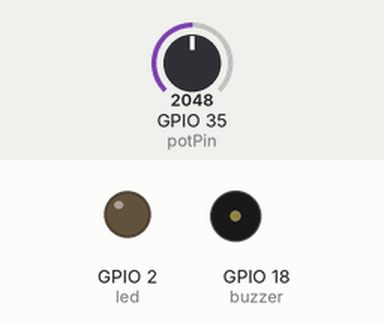
Simulated run of this sketch. Board: ESP32. Parts: output pins drawn as LEDs (lit = HIGH), buzzer (waves = sounding, pin HIGH). The test bench sets the inputs (shaded band); at power-on: GPIO 35 (potPin) = 2048.

Above: at 1.2 s.
1.3 s: GPIO 35 (potPin) set to 0
At 2.5 s:
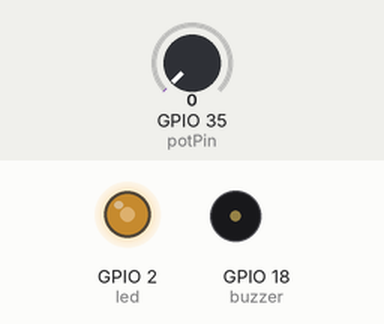
2.8 s: GPIO 35 (potPin) set to 3
5.8 s: GPIO 35 (potPin) set to 491
At 7.02 s:
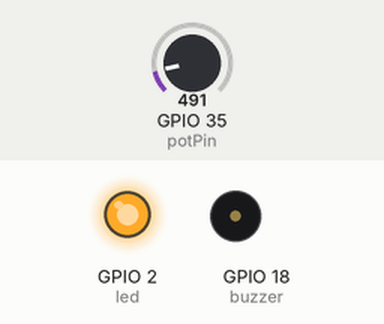
Timing chart, 0 to 14.8 s (numbered marks = the images above; inputs shaded):
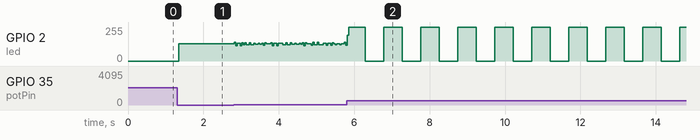

Measured:
- after the input at 1.3 s, GPIO 2 (led): 0/255 → 128/255 at once

The sketch:

Code.ino
```cpp
const int potPin = 35;
int potVal = 0;
int led = LED_BUILTIN;
int ledState = LOW;
int buzzer = 18;
int button = 19;

unsigned long prevTime = 0;
const long interTime = 1000;

void setup() {
  // put your setup code here, to run once:
  pinMode(potPin, INPUT);
  pinMode(button, INPUT_PULLDOWN);
  pinMode(led, OUTPUT);
  pinMode(buzzer, OUTPUT);

}

void loop() {
  // put your main code here, to run repeatedly:
  unsigned long currTime = millis();
  unsigned long potVal = analogRead(potPin);


  if (currTime - prevTime >= potVal){
    prevTime = currTime;

    if (ledState == LOW){
      ledState = HIGH;
    }else{
      ledState = LOW;
    }

    digitalWrite(led, ledState);
  }
}
```
